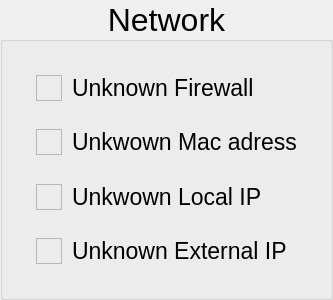
                 <widget class="QGroupBox" name="groupBox_Network">
                  <property name="sizePolicy">
                   <sizepolicy hsizetype="Expanding" vsizetype="Preferred">
                    <horstretch>0</horstretch>
                    <verstretch>0</verstretch>
                   </sizepolicy>
                  </property>
                  <property name="minimumSize">
                   <size>
                    <width>280</width>
                    <height>300</height>
                   </size>
                  </property>
                  <property name="maximumSize">
                   <size>
                    <width>999999</width>
                    <height>300</height>
                   </size>
                  </property>
                  <property name="font">
                   <font>
                    <pointsize>24</pointsize>
                   </font>
                  </property>
                  <property name="title">
                   <string>Network</string>
                  </property>
                  <property name="alignment">
                   <set>Qt::AlignCenter</set>
                  </property>
                  <property name="flat">
                   <bool>false</bool>
                  </property>
                  <layout class="QGridLayout" name="gridLayout_12">
                   <property name="leftMargin">
                    <number>5</number>
                   </property>
                   <property name="topMargin">
                    <number>5</number>
                   </property>
                   <property name="rightMargin">
                    <number>5</number>
                   </property>
                   <property name="bottomMargin">
                    <number>5</number>
                   </property>
                   <property name="spacing">
                    <number>0</number>
                   </property>
                   <item row="0" column="0">
                    <layout class="QHBoxLayout" name="horizontalLayout_33">
                     <item>
                      <spacer name="horizontalSpacer_95">
                       <property name="orientation">
                        <enum>Qt::Horizontal</enum>
                       </property>
                       <property name="sizeType">
                        <enum>QSizePolicy::Expanding</enum>
                       </property>
                       <property name="sizeHint" stdset="0">
                        <size>
                         <width>28</width>
                         <height>20</height>
                        </size>
                       </property>
                      </spacer>
                     </item>
                     <item>
                      <layout class="QVBoxLayout" name="verticalLayout_20">
                       <item>
                        <spacer name="verticalSpacer_84">
                         <property name="orientation">
                          <enum>Qt::Vertical</enum>
                         </property>
                         <property name="sizeHint" stdset="0">
                          <size>
                           <width>20</width>
                           <height>40</height>
                          </size>
                         </property>
                        </spacer>
                       </item>
                       <item>
                        <widget class="QFrame" name="frame_net_firewall">
                         <property name="sizePolicy">
                          <sizepolicy hsizetype="Fixed" vsizetype="Fixed">
                           <horstretch>0</horstretch>
                           <verstretch>0</verstretch>
                          </sizepolicy>
                         </property>
                         <property name="minimumSize">
                          <size>
                           <width>26</width>
                           <height>26</height>
                          </size>
                         </property>
                         <property name="maximumSize">
                          <size>
                           <width>26</width>
                           <height>26</height>
                          </size>
                         </property>
                         <property name="frameShape">
                          <enum>QFrame::StyledPanel</enum>
                         </property>
                         <property name="frameShadow">
                          <enum>QFrame::Raised</enum>
                         </property>
                        </widget>
                       </item>
                       <item>
                        <spacer name="verticalSpacer_80">
                         <property name="orientation">
                          <enum>Qt::Vertical</enum>
                         </property>
                         <property name="sizeHint" stdset="0">
                          <size>
                           <width>20</width>
                           <height>40</height>
                          </size>
                         </property>
                        </spacer>
                       </item>
                       <item>
                        <widget class="QFrame" name="frame_net_mac">
                         <property name="sizePolicy">
                          <sizepolicy hsizetype="Fixed" vsizetype="Fixed">
                           <horstretch>0</horstretch>
                           <verstretch>0</verstretch>
                          </sizepolicy>
                         </property>
                         <property name="minimumSize">
                          <size>
                           <width>26</width>
                           <height>26</height>
                          </size>
                         </property>
                         <property name="maximumSize">
                          <size>
                           <width>26</width>
                           <height>26</height>
                          </size>
                         </property>
                         <property name="frameShape">
                          <enum>QFrame::StyledPanel</enum>
                         </property>
                         <property name="frameShadow">
                          <enum>QFrame::Raised</enum>
                         </property>
                        </widget>
                       </item>
                       <item>
                        <spacer name="verticalSpacer_81">
                         <property name="orientation">
                          <enum>Qt::Vertical</enum>
                         </property>
                         <property name="sizeHint" stdset="0">
                          <size>
                           <width>20</width>
                           <height>40</height>
                          </size>
                         </property>
                        </spacer>
                       </item>
                       <item>
                        <widget class="QFrame" name="frame_net_local_ip">
                         <property name="sizePolicy">
                          <sizepolicy hsizetype="Fixed" vsizetype="Fixed">
                           <horstretch>0</horstretch>
                           <verstretch>0</verstretch>
                          </sizepolicy>
                         </property>
                         <property name="minimumSize">
                          <size>
                           <width>26</width>
                           <height>26</height>
                          </size>
                         </property>
                         <property name="maximumSize">
                          <size>
                           <width>26</width>
                           <height>26</height>
                          </size>
                         </property>
                         <property name="frameShape">
                          <enum>QFrame::StyledPanel</enum>
                         </property>
                         <property name="frameShadow">
                          <enum>QFrame::Raised</enum>
                         </property>
                        </widget>
                       </item>
                       <item>
                        <spacer name="verticalSpacer_83">
                         <property name="orientation">
                          <enum>Qt::Vertical</enum>
                         </property>
                         <property name="sizeHint" stdset="0">
                          <size>
                           <width>20</width>
                           <height>40</height>
                          </size>
                         </property>
                        </spacer>
                       </item>
                       <item>
                        <widget class="QFrame" name="frame_ext_local_ip">
                         <property name="sizePolicy">
                          <sizepolicy hsizetype="Fixed" vsizetype="Fixed">
                           <horstretch>0</horstretch>
                           <verstretch>0</verstretch>
                          </sizepolicy>
                         </property>
                         <property name="minimumSize">
                          <size>
                           <width>26</width>
                           <height>26</height>
                          </size>
                         </property>
                         <property name="maximumSize">
                          <size>
                           <width>26</width>
                           <height>26</height>
                          </size>
                         </property>
                         <property name="frameShape">
                          <enum>QFrame::StyledPanel</enum>
                         </property>
                         <property name="frameShadow">
                          <enum>QFrame::Raised</enum>
                         </property>
                        </widget>
                       </item>
                       <item>
                        <spacer name="verticalSpacer_82">
                         <property name="orientation">
                          <enum>Qt::Vertical</enum>
                         </property>
                         <property name="sizeHint" stdset="0">
                          <size>
                           <width>20</width>
                           <height>40</height>
                          </size>
                         </property>
                        </spacer>
                       </item>
                      </layout>
                     </item>
                     <item>
                      <spacer name="horizontalSpacer_46">
                       <property name="orientation">
                        <enum>Qt::Horizontal</enum>
                       </property>
                       <property name="sizeType">
                        <enum>QSizePolicy::Preferred</enum>
                       </property>
                       <property name="sizeHint" stdset="0">
                        <size>
                         <width>10</width>
                         <height>20</height>
                        </size>
                       </property>
                      </spacer>
                     </item>
                     <item>
                      <layout class="QVBoxLayout" name="verticalLayout_21">
                       <property name="spacing">
                        <number>0</number>
                       </property>
                       <item>
                        <spacer name="verticalSpacer_56">
                         <property name="orientation">
                          <enum>Qt::Vertical</enum>
                         </property>
                         <property name="sizeHint" stdset="0">
                          <size>
                           <width>20</width>
                           <height>40</height>
                          </size>
                         </property>
                        </spacer>
                       </item>
                       <item>
                        <widget class="QLabel" name="label_Network_rules">
                         <property name="font">
                          <font>
                           <pointsize>17</pointsize>
                          </font>
                         </property>
                         <property name="text">
                          <string>Unknown Firewall</string>
                         </property>
                         <property name="alignment">
                          <set>Qt::AlignLeading|Qt::AlignLeft|Qt::AlignVCenter</set>
                         </property>
                        </widget>
                       </item>
                       <item>
                        <spacer name="verticalSpacer_57">
                         <property name="orientation">
                          <enum>Qt::Vertical</enum>
                         </property>
                         <property name="sizeHint" stdset="0">
                          <size>
                           <width>20</width>
                           <height>40</height>
                          </size>
                         </property>
                        </spacer>
                       </item>
                       <item>
                        <widget class="QLabel" name="label_network_mac">
                         <property name="font">
                          <font>
                           <pointsize>17</pointsize>
                          </font>
                         </property>
                         <property name="text">
                          <string>Unkwown Mac adress</string>
                         </property>
                         <property name="alignment">
                          <set>Qt::AlignLeading|Qt::AlignLeft|Qt::AlignVCenter</set>
                         </property>
                        </widget>
                       </item>
                       <item>
                        <spacer name="verticalSpacer_79">
                         <property name="orientation">
                          <enum>Qt::Vertical</enum>
                         </property>
                         <property name="sizeHint" stdset="0">
                          <size>
                           <width>20</width>
                           <height>40</height>
                          </size>
                         </property>
                        </spacer>
                       </item>
                       <item>
                        <widget class="QLabel" name="label_Network_local_ip">
                         <property name="font">
                          <font>
                           <pointsize>17</pointsize>
                          </font>
                         </property>
                         <property name="text">
                          <string>Unkwown Local IP</string>
                         </property>
                         <property name="alignment">
                          <set>Qt::AlignLeading|Qt::AlignLeft|Qt::AlignVCenter</set>
                         </property>
                        </widget>
                       </item>
                       <item>
                        <spacer name="verticalSpacer_58">
                         <property name="orientation">
                          <enum>Qt::Vertical</enum>
                         </property>
                         <property name="sizeHint" stdset="0">
                          <size>
                           <width>20</width>
                           <height>40</height>
                          </size>
                         </property>
                        </spacer>
                       </item>
                       <item>
                        <widget class="QLabel" name="label_Network_ext_ip">
                         <property name="font">
                          <font>
                           <pointsize>17</pointsize>
                          </font>
                         </property>
                         <property name="text">
                          <string>Unknown External IP</string>
                         </property>
                         <property name="alignment">
                          <set>Qt::AlignLeading|Qt::AlignLeft|Qt::AlignVCenter</set>
                         </property>
                        </widget>
                       </item>
                       <item>
                        <spacer name="verticalSpacer_60">
                         <property name="orientation">
                          <enum>Qt::Vertical</enum>
                         </property>
                         <property name="sizeHint" stdset="0">
                          <size>
                           <width>20</width>
                           <height>40</height>
                          </size>
                         </property>
                        </spacer>
                       </item>
                      </layout>
                     </item>
                     <item>
                      <spacer name="horizontalSpacer_99">
                       <property name="orientation">
                        <enum>Qt::Horizontal</enum>
                       </property>
                       <property name="sizeType">
                        <enum>QSizePolicy::Expanding</enum>
                       </property>
                       <property name="sizeHint" stdset="0">
                        <size>
                         <width>28</width>
                         <height>20</height>
                        </size>
                       </property>
                      </spacer>
                     </item>
                    </layout>
                   </item>
                  </layout>
                 </widget>
